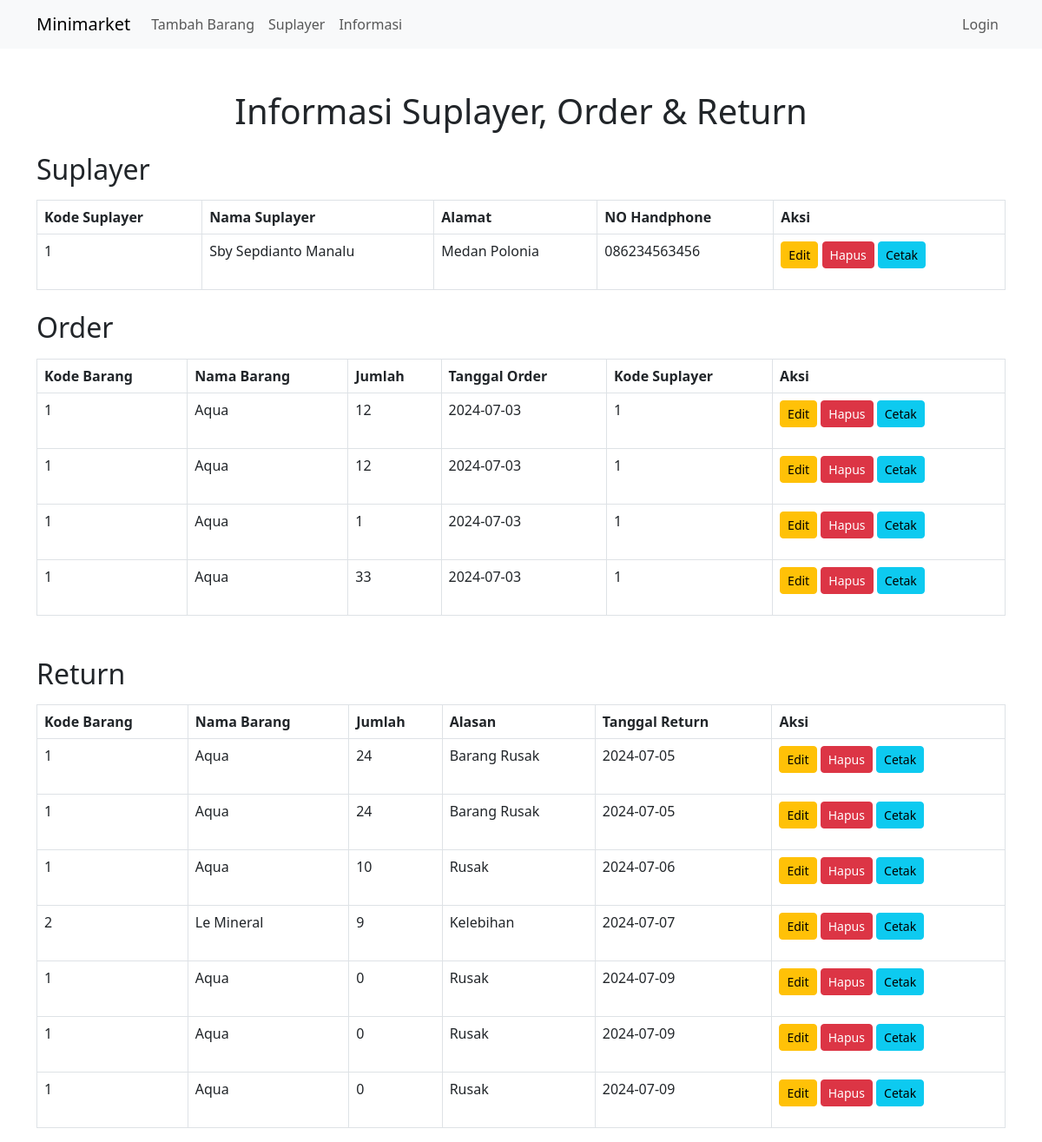
The app's page /informasi.php with its own data.
### tables this page shows
CREATE TABLE `tb_suplayer` (
  `kd_suplayer` varchar(10) NOT NULL,
  `nm_suplayer` varchar(50) DEFAULT NULL,
  `alamat` text DEFAULT NULL,
  `hp` varchar(15) DEFAULT NULL
);

CREATE TABLE `tb_order` (
  `kd_order` int(11) NOT NULL,
  `kd_barang` varchar(10) DEFAULT NULL,
  `nama_barang` varchar(50) DEFAULT NULL,
  `harga` decimal(10,2) DEFAULT NULL,
  `jumlah` int(11) DEFAULT NULL,
  `tgl_order` date DEFAULT NULL,
  `kd_suplayer` varchar(10) DEFAULT NULL
);

CREATE TABLE `tb_return` (
  `kd_return` int(11) NOT NULL,
  `tgl_return` date DEFAULT NULL,
  `kd_barang` varchar(10) DEFAULT NULL,
  `nama_barang` varchar(50) DEFAULT NULL,
  `jumlah` int(11) DEFAULT NULL,
  `keterangan` text DEFAULT NULL
);

### informasi.php (the view, shortened to what this page needs)
<?php
include 'navbar.php';
include 'db_connection.php';
$sql_suplayer = "SELECT * FROM tb_suplayer";
$result_suplayer = $conn->query($sql_suplayer);
$sql_order = "SELECT * FROM tb_order";
$result_order = $conn->query($sql_order);
$sql_return = "SELECT * FROM tb_return";
$result_return = $conn->query($sql_return);
?>
<!DOCTYPE html>
<html lang="en">
<head>
    <link href="https://cdn.jsdelivr.net/npm/bootstrap@5.3.0/dist/css/bootstrap.min.css" rel="stylesheet">
</head>
<body>
<div class="container">
    <h1 class="container text-center mt-5">Informasi Suplayer, Order & Return</h1>
    <h2 class="mt-4">Suplayer</h2>
    <table class="table table-bordered mt-3">
        <thead>
            <tr>
                <th>Kode Suplayer</th>
                <th>Nama Suplayer</th>
                <th>Alamat</th>
                <th>NO Handphone</th>
                <th class="no-print">Aksi</th>
            </tr>
        </thead>
        <tbody>
            <?php if ($result_suplayer->num_rows > 0): ?>
                <?php while($row = $result_suplayer->fetch_assoc()): ?>
                    <tr>
                        <td><?php echo $row["kd_suplayer"]; ?></td>
                        <td><?php echo $row["nm_suplayer"]; ?></td>
                        <td><?php echo $row["alamat"]; ?></td>
                        <td><?php echo $row["hp"]; ?></td>
                        <td class="no-print">
                            <a href="edit_suplayer.php?kd_suplayer=<?php echo $row["kd_suplayer"]; ?>" class="btn btn-warning btn-sm">Edit</a>
                            <form action="hapus_suplayer.php" method="post" style="display:inline-block;">
                                <button type="submit" name="delete" class="btn btn-danger btn-sm" onclick="return confirmDelete()">Hapus</button>
                            </form>
                            <button class="btn btn-info btn-sm" onclick="printDetail('suplayer-<?php echo $row['kd_suplayer']; ?>')">Cetak</button>
                        </td>
                    </tr>
                <?php endwhile; ?>
            <?php else: ?>
                <tr>
                    <td colspan="5">Tidak ada data Suplayer.</td>
                </tr>
            <?php endif; ?>
        </tbody>
    </table>
    <h2 class="mt-4">Order</h2>
    <table class="table table-bordered mt-3">
        <thead>
            <tr>
                <th>Kode Barang</th>
                <th>Nama Barang</th>
                <th>Jumlah</th>
                <th>Tanggal Order</th>
                <th>Kode Suplayer</th>
                <th class="no-print">Aksi</th>
            </tr>
        </thead>
        <tbody>
            <?php if ($result_order->num_rows > 0): ?>
                <?php while($row = $result_order->fetch_assoc()): ?>
                    <tr>
                        <td><?php echo $row["kd_barang"]; ?></td>
                        <td><?php echo $row["nama_barang"]; ?></td>
                        <td><?php echo $row["jumlah"]; ?></td>
                        <td><?php echo $row["tgl_order"]; ?></td>
                        <td><?php echo $row["kd_suplayer"]; ?></td>
                        <td class="no-print">
                            <a href="edit_order.php?kd_order=<?php echo $row["kd_order"]; ?>" class="btn btn-warning btn-sm">Edit</a>
                            <form action="hapus_order.php" method="post" style="display:inline-block;">
                                <button type="submit" name="delete" class="btn btn-danger btn-sm" onclick="return confirmDelete()">Hapus</button>
                            </form>
                            <button class="btn btn-info btn-sm" onclick="printDetail('order-<?php echo $row['kd_order']; ?>')">Cetak</button>
                        </td>
                    </tr>
                <?php endwhile; ?>
            <?php else: ?>
                <tr>
                    <td colspan="6">Tidak ada data order.</td>
                </tr>
            <?php endif; ?>
        </tbody>
    </table>
    <h2 class="mt-5">Return</h2>
    <table class="table table-bordered mt-3">
        <thead>
            <tr>
                <th>Kode Barang</th>
                <th>Nama Barang</th>
                <th>Jumlah</th>
                <th>Alasan</th>
                <th>Tanggal Return</th>
                <th class="no-print">Aksi</th>
            </tr>
        </thead>
        <tbody>
            <?php if ($result_return->num_rows > 0): ?>
                <?php while($row = $result_return->fetch_assoc()): ?>
                    <tr>
                        <td><?php echo $row["kd_barang"]; ?></td>
                        <td><?php echo $row["nama_barang"]; ?></td>
                        <td><?php echo $row["jumlah"]; ?></td>
                        <td><?php echo $row["keterangan"]; ?></td>
                        <td><?php echo $row["tgl_return"]; ?></td>
                        <td class="no-print">
                            <a href="edit_return.php?kd_return=<?php echo $row["kd_return"]; ?>" class="btn btn-warning btn-sm">Edit</a>
                            <form action="hapus_return.php" method="post" style="display:inline-block;">
                                <button type="submit" name="delete" class="btn btn-danger btn-sm" onclick="return confirmDelete()">Hapus</button>
                            </form>
                            <button class="btn btn-info btn-sm" onclick="printDetail('return-<?php echo $row['kd_return']; ?>')">Cetak</button>
                        </td>
                    </tr>
                <?php endwhile; ?>
            <?php else: ?>
                <tr>
                    <td colspan="6">Tidak ada data return.</td>
                </tr>
            <?php endif; ?>
        </tbody>
    </table>
</div>
</body>
</html>

### records on screen
tb_suplayer: kd_suplayer "1", nm_suplayer "Sby Sepdianto Manalu", alamat "Medan Polonia", hp "086234563456"
tb_order: kd_barang "1", nama_barang "Aqua", jumlah "12", tgl_order "2024-07-03", kd_suplayer "1"
tb_order: kd_barang "1", nama_barang "Aqua", jumlah "12", tgl_order "2024-07-03", kd_suplayer "1"
tb_order: kd_barang "1", nama_barang "Aqua", jumlah "1", tgl_order "2024-07-03", kd_suplayer "1"
tb_order: kd_barang "1", nama_barang "Aqua", jumlah "33", tgl_order "2024-07-03", kd_suplayer "1"
tb_return: kd_barang "1", nama_barang "Aqua", jumlah "24", keterangan "Barang Rusak", tgl_return "2024-07-05"
tb_return: kd_barang "1", nama_barang "Aqua", jumlah "24", keterangan "Barang Rusak", tgl_return "2024-07-05"
tb_return: kd_barang "1", nama_barang "Aqua", jumlah "10", keterangan "Rusak", tgl_return "2024-07-06"
tb_return: kd_barang "2", nama_barang "Le Mineral", jumlah "9", keterangan "Kelebihan", tgl_return "2024-07-07"
tb_return: kd_barang "1", nama_barang "Aqua", jumlah "0", keterangan "Rusak", tgl_return "2024-07-09"
tb_return: kd_barang "1", nama_barang "Aqua", jumlah "0", keterangan "Rusak", tgl_return "2024-07-09"
tb_return: kd_barang "1", nama_barang "Aqua", jumlah "0", keterangan "Rusak", tgl_return "2024-07-09"
